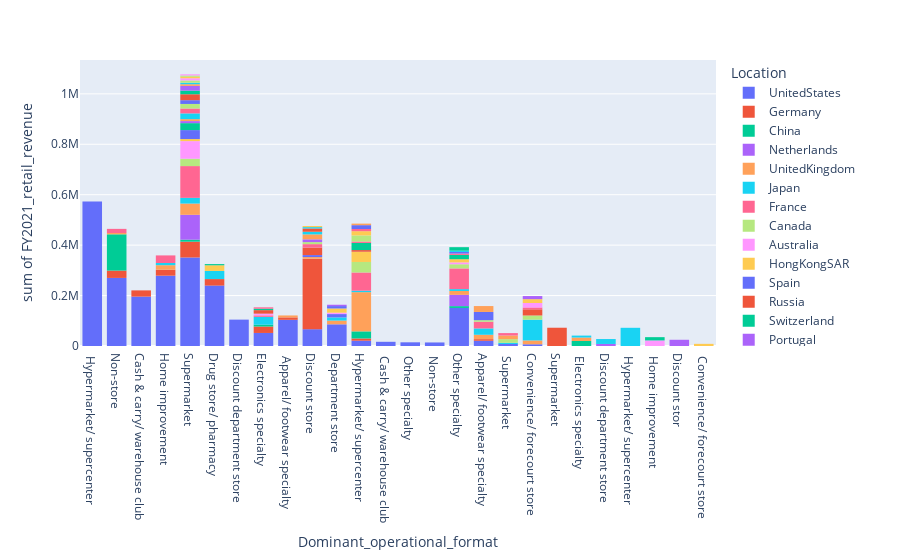

Notebook code cell kept with this figure:
### Code cell
fig1 = px.histogram(df, x="Dominant_operational_format", 
                    y="FY2021_retail_revenue", color="Location", 
                    hover_name="Location",hover_data=df.columns)
fig1.show()

### Figure 1 — Plotly figure (JSON) as saved in the notebook; plotly's stock layout.template omitted (floating-point values rounded to 4 significant figures)
{"data": [{"alignmentgroup": "True", "bingroup": "x", "histfunc": "sum", "hovertemplate": "Location=UnitedStates<br>Dominant_operational_format=%{x}<br>sum of FY2021_retail_revenue=%{y}<extra></extra>", "legendgroup": "UnitedStates", "marker": {"color": "#636efa", "pattern": {"shape": ""}}, "name": "UnitedStates", "offsetgroup": "UnitedStates", "orientation": "v", "showlegend": true, "type": "histogram", "x": [" Hypermarket/ supercenter ", "Non-store", "Cash & carry/ warehouse club", "Home improvement", "Supermarket", "Drug store/ pharmacy", "Discount department store ", "Drug store/ pharmacy", "Home improvement", "Supermarket", "Electronics specialty", " Apparel/ footwear specialty", "Supermarket", "Discount store", "Supermarket", "Discount store", "Department store", "Hypermarket/ supercenter", " Apparel/ footwear specialty", " Apparel/ footwear specialty", "Department store", "Drug store/ pharmacy", " Apparel/ footwear specialty", " Cash & carry/ warehouse club", " Other specialty", "Department store", " Non-store", "Non-store", "Other specialty", "Other specialty", "Other specialty", "Home improvement", "Supermarket", "Home improvement", "Supermarket", "Other specialty", "Supermarket", "Department store", "Apparel/ footwear specialty", "Non-store", "Other specialty", "Other specialty", "Non-store", "Department store", "Home improvement", " Supermarket", "Other specialty", "Other specialty", "Other specialty", "Other specialty", "Other specialty", "Convenience/ forecourt store", "Apparel/ footwear specialty", "Other specialty", "Department store", "Other specialty", "Discount store", "Supermarket", "Other specialty", "Supermarket", "Other specialty", "Other specialty", "Other specialty", "Supermarket", "Other specialty", "Other specialty", "Apparel/ footwear specialty", "Supermarket", "Supermarket", "Department store"], "xaxis": "x", "y": [572754, 239150, 195929, 151157, 136971, 122045, 104611, 100105, 96250, 71887, 51761, 48550, 48394, 34220, 33000, 26321, 24460, 21000, 19657, 18916, 18471, 17495, 16670, 16667, 14630, 14402, 14044, 13708, 13328, 12731, 12293, 12100, 12000, 11217, 11200, 10998, 10700, 9322, 8958, 8891, 8500, 8372, 8246, 8200, 8168, 8000, 7882, 7868, 7757, 7205, 7200, 6871, 6785, 6773, 6431, 6300, 6151, 6100, 6011, 6000, 5925, 5900, 5500, 5200, 5200, 5137, 5011, 4832, 4800, 4700], "yaxis": "y"}, {"alignmentgroup": "True", "bingroup": "x", "histfunc": "sum", "hovertemplate": "Location=Germany<br>Dominant_operational_format=%{x}<br>sum of FY2021_retail_revenue=%{y}<extra></extra>", "legendgroup": "Germany", "marker": {"color": "#EF553B", "pattern": {"shape": ""}}, "name": "Germany", "offsetgroup": "Germany", "orientation": "v", "showlegend": true, "type": "histogram", "x": ["Discount store", "Discount store", "Supermarket ", "Supermarket", "Electronics specialty", "Cash & carry/ warehouse club", "Non-store", "Drug store/ pharmacy", "Drug store/ pharmacy", "Non-store", "Home improvement", " Apparel/ footwear specialty", "Hypermarket/ supercenter", "Home improvement", "Apparel/ footwear specialty", "Home improvement", "Discount store"], "xaxis": "x", "y": [153754, 120947, 72462, 62735, 25527, 24620, 16834, 13123, 12637, 12241, 9896, 9662, 8918, 7143, 6436, 6426, 4942], "yaxis": "y"}, {"alignmentgroup": "True", "bingroup": "x", "histfunc": "sum", "hovertemplate": "Location=China<br>Dominant_operational_format=%{x}<br>sum of FY2021_retail_revenue=%{y}<extra></extra>", "legendgroup": "China", "marker": {"color": "#00cc96", "pattern": {"shape": ""}}, "name": "China", "offsetgroup": "China", "orientation": "v", "showlegend": true, "type": "histogram", "x": ["Non-store", " Electronics specialty", "Non-store", "Hypermarket/ supercenter", "Hypermarket/ supercenter", "Supermarket", "Other specialty", "Electronics specialty", "Hypermarket/ supercenter"], "xaxis": "x", "y": [126387, 19834, 17459, 13164, 9690, 7859, 7261, 7203, 5202], "yaxis": "y"}, {"alignmentgroup": "True", "bingroup": "x", "histfunc": "sum", "hovertemplate": "Location=Netherlands<br>Dominant_operational_format=%{x}<br>sum of FY2021_retail_revenue=%{y}<extra></extra>", "legendgroup": "Netherlands", "marker": {"color": "#ab63fa", "pattern": {"shape": ""}}, "name": "Netherlands", "offsetgroup": "Netherlands", "orientation": "v", "showlegend": true, "type": "histogram", "x": ["Supermarket", "Other specialty", "Supermarket", "Discount department store"], "xaxis": "x", "y": [89381, 44699, 9261, 8080], "yaxis": "y"}, {"alignmentgroup": "True", "bingroup": "x", "histfunc": "sum", "hovertemplate": "Location=UnitedKingdom<br>Dominant_operational_format=%{x}<br>sum of FY2021_retail_revenue=%{y}<extra></extra>", "legendgroup": "UnitedKingdom", "marker": {"color": "#FFA15A", "pattern": {"shape": ""}}, "name": "UnitedKingdom", "offsetgroup": "UnitedKingdom", "orientation": "v", "showlegend": true, "type": "histogram", "x": ["Hypermarket/ supercenter", "Hypermarket/ supercenter", "Hypermarket/ supercenter", "Supermarket", "Home improvement", "Supermarket", "Department store", " Electronics specialty", "Apparel/ footwear specialty", "Convenience/ forecourt store", " Apparel/ footwear specialty", "Discount store", "Other specialty", "Apparel/ footwear specialty", "Non-store", "Supermarket", "Other specialty", "Convenience/ forecourt store", "Other specialty"], "xaxis": "x", "y": [82881, 40414, 32297, 24793, 18117, 14894, 14866, 13777, 11391, 10548, 7650, 6382, 6298, 5983, 5150, 4916, 4706, 4606, 4478], "yaxis": "y"}, {"alignmentgroup": "True", "bingroup": "x", "histfunc": "sum", "hovertemplate": "Location=Japan<br>Dominant_operational_format=%{x}<br>sum of FY2021_retail_revenue=%{y}<extra></extra>", "legendgroup": "Japan", "marker": {"color": "#19d3f3", "pattern": {"shape": ""}}, "name": "Japan", "offsetgroup": "Japan", "orientation": "v", "showlegend": true, "type": "histogram", "x": ["Convenience/ forecourt store", " Hypermarket/ supercenter", "Apparel/ footwear specialty", "Discount department store", "Electronics specialty", "Home improvement", "Drug store/ pharmacy", " Electronics specialty", "Other specialty", "Supermarket", "Electronics specialty", "Electronics specialty", "Drug store/ pharmacy", "Drug store/ pharmacy", "Electronics specialty", "Department store", "Department store", "Supermarket", "Drug store/ pharmacy", "Hypermarket/ supercenter", "Drug store/ pharmacy", "Convenience/ forecourt store", "Apparel/ footwear specialty", "Supermarket", " Supermarket", "Supermarket", "Discount department store"], "xaxis": "x", "y": [76912, 72190, 19884, 14968, 11437, 8765, 8050, 7664, 7277, 6890, 6702, 6651, 6545, 6432, 6353, 6340, 6161, 6061, 5774, 5768, 5569, 5436, 5233, 5168, 4661, 4575, 4546], "yaxis": "y"}, {"alignmentgroup": "True", "bingroup": "x", "histfunc": "sum", "hovertemplate": "Location=France<br>Dominant_operational_format=%{x}<br>sum of FY2021_retail_revenue=%{y}<extra></extra>", "legendgroup": "France", "marker": {"color": "#FF6692", "pattern": {"shape": ""}}, "name": "France", "offsetgroup": "France", "orientation": "v", "showlegend": true, "type": "histogram", "x": ["Other specialty", "Supermarket", "Supermarket", "Hypermarket/ supercenter", "Hypermarket/ supercenter", "Home improvement", "Supermarket", "Apparel/ footwear specialty", "Other specialty", "Apparel/ footwear specialty", "Other specialty", "Electronics specialty"], "xaxis": "x", "y": [56305, 54385, 43626, 36117, 36111, 30035, 27949, 16898, 16315, 9663, 9509, 5911], "yaxis": "y"}, {"alignmentgroup": "True", "bingroup": "x", "histfunc": "sum", "hovertemplate": "Location=Canada<br>Dominant_operational_format=%{x}<br>sum of FY2021_retail_revenue=%{y}<extra></extra>", "legendgroup": "Canada", "marker": {"color": "#B6E880", "pattern": {"shape": ""}}, "name": "Canada", "offsetgroup": "Canada", "orientation": "v", "showlegend": true, "type": "histogram", "x": ["Hypermarket/ supercenter", "Supermarket", "Convenience/ forecourt store", " Supermarket", "Other specialty", "Apparel/ footwear specialty", "Other specialty", "Supermarket"], "xaxis": "x", "y": [41683, 24034, 16604, 14456, 10641, 6257, 5854, 5104], "yaxis": "y"}, {"alignmentgroup": "True", "bingroup": "x", "histfunc": "sum", "hovertemplate": "Location=Australia<br>Dominant_operational_format=%{x}<br>sum of FY2021_retail_revenue=%{y}<extra></extra>", "legendgroup": "Australia", "marker": {"color": "#FF97FF", "pattern": {"shape": ""}}, "name": "Australia", "offsetgroup": "Australia", "orientation": "v", "showlegend": true, "type": "histogram", "x": ["Supermarket", "Supermarket", " Home improvement", "Other specialty", "Electronics specialty"], "xaxis": "x", "y": [41320, 28547, 22087, 7313, 6694], "yaxis": "y"}, {"alignmentgroup": "True", "bingroup": "x", "histfunc": "sum", "hovertemplate": "Location=HongKongSAR<br>Dominant_operational_format=%{x}<br>sum of FY2021_retail_revenue=%{y}<extra></extra>", "legendgroup": "HongKongSAR", "marker": {"color": "#FECB52", "pattern": {"shape": ""}}, "name": "HongKongSAR", "offsetgroup": "HongKongSAR", "orientation": "v", "showlegend": true, "type": "histogram", "x": ["Hypermarket/ supercenter", "Drug store/ pharmacy", "Other specialty", "Supermarket"], "xaxis": "x", "y": [40645, 22334, 12709, 8204], "yaxis": "y"}, {"alignmentgroup": "True", "bingroup": "x", "histfunc": "sum", "hovertemplate": "Location=Spain<br>Dominant_operational_format=%{x}<br>sum of FY2021_retail_revenue=%{y}<extra></extra>", "legendgroup": "Spain", "marker": {"color": "#636efa", "pattern": {"shape": ""}}, "name": "Spain", "offsetgroup": "Spain", "orientation": "v", "showlegend": true, "type": "histogram", "x": ["Apparel/ footwear specialty", "Supermarket", "Department store", "Discount store", "Supermarket"], "xaxis": "x", "y": [32567, 30168, 13242, 7859, 5332], "yaxis": "y"}, {"alignmentgroup": "True", "bingroup": "x", "histfunc": "sum", "hovertemplate": "Location=Russia<br>Dominant_operational_format=%{x}<br>sum of FY2021_retail_revenue=%{y}<extra></extra>", "legendgroup": "Russia", "marker": {"color": "#EF553B", "pattern": {"shape": ""}}, "name": "Russia", "offsetgroup": "Russia", "orientation": "v", "showlegend": true, "type": "histogram", "x": ["Discount store", "Convenience/ forecourt store", "Electronics specialty", "Hypermarket/ supercenter", "Electronics specialty"], "xaxis": "x", "y": [29831, 24520, 7627, 6560, 6375], "yaxis": "y"}, {"alignmentgroup": "True", "bingroup": "x", "histfunc": "sum", "hovertemplate": "Location=Switzerland<br>Dominant_operational_format=%{x}<br>sum of FY2021_retail_revenue=%{y}<extra></extra>", "legendgroup": "Switzerland", "marker": {"color": "#00cc96", "pattern": {"shape": ""}}, "name": "Switzerland", "offsetgroup": "Switzerland", "orientation": "v", "showlegend": true, "type": "histogram", "x": ["Hypermarket/ supercenter", "Supermarket", "Other specialty"], "xaxis": "x", "y": [28322, 27559, 17005], "yaxis": "y"}, {"alignmentgroup": "True", "bingroup": "x", "histfunc": "sum", "hovertemplate": "Location=Portugal<br>Dominant_operational_format=%{x}<br>sum of FY2021_retail_revenue=%{y}<extra></extra>", "legendgroup": "Portugal", "marker": {"color": "#ab63fa", "pattern": {"shape": ""}}, "name": "Portugal", "offsetgroup": "Portugal", "orientation": "v", "showlegend": true, "type": "histogram", "x": ["Discount stor", "Supermarket"], "xaxis": "x", "y": [24697, 8136], "yaxis": "y"}, {"alignmentgroup": "True", "bingroup": "x", "histfunc": "sum", "hovertemplate": "Location=Sweden<br>Dominant_operational_format=%{x}<br>sum of FY2021_retail_revenue=%{y}<extra></extra>", "legendgroup": "Sweden", "marker": {"color": "#FFA15A", "pattern": {"shape": ""}}, "name": "Sweden", "offsetgroup": "Sweden", "orientation": "v", "showlegend": true, "type": "histogram", "x": ["Apparel/ footwear specialty", " Supermarket", "Supermarket"], "xaxis": "x", "y": [23343, 14500, 7718], "yaxis": "y"}, {"alignmentgroup": "True", "bingroup": "x", "histfunc": "sum", "hovertemplate": "Location=India<br>Dominant_operational_format=%{x}<br>sum of FY2021_retail_revenue=%{y}<extra></extra>", "legendgroup": "India", "marker": {"color": "#19d3f3", "pattern": {"shape": ""}}, "name": "India", "offsetgroup": "India", "orientation": "v", "showlegend": true, "type": "histogram", "x": ["Supermarket"], "xaxis": "x", "y": [22823], "yaxis": "y"}, {"alignmentgroup": "True", "bingroup": "x", "histfunc": "sum", "hovertemplate": "Location=SouthKorea<br>Dominant_operational_format=%{x}<br>sum of FY2021_retail_revenue=%{y}<extra></extra>", "legendgroup": "SouthKorea", "marker": {"color": "#FF6692", "pattern": {"shape": ""}}, "name": "SouthKorea", "offsetgroup": "SouthKorea", "orientation": "v", "showlegend": true, "type": "histogram", "x": ["Supermarket", "Non-store", "Discount store", "Convenience/ forecourt store", "Hypermarket/ supercenter", "Other specialty"], "xaxis": "x", "y": [19373, 16488, 13593, 7372, 5584, 5283], "yaxis": "y"}, {"alignmentgroup": "True", "bingroup": "x", "histfunc": "sum", "hovertemplate": "Location=Italy<br>Dominant_operational_format=%{x}<br>sum of FY2021_retail_revenue=%{y}<extra></extra>", "legendgroup": "Italy", "marker": {"color": "#B6E880", "pattern": {"shape": ""}}, "name": "Italy", "offsetgroup": "Italy", "orientation": "v", "showlegend": true, "type": "histogram", "x": ["Supermarket", "Hypermarket/ supercenter", "Hypermarket/ supercenter", "Discount store"], "xaxis": "x", "y": [18089, 14045, 10045, 8071], "yaxis": "y"}, {"alignmentgroup": "True", "bingroup": "x", "histfunc": "sum", "hovertemplate": "Location=Thailand<br>Dominant_operational_format=%{x}<br>sum of FY2021_retail_revenue=%{y}<extra></extra>", "legendgroup": "Thailand", "marker": {"color": "#FF97FF", "pattern": {"shape": ""}}, "name": "Thailand", "offsetgroup": "Thailand", "orientation": "v", "showlegend": true, "type": "histogram", "x": ["Convenience/ forecourt store", "Department store"], "xaxis": "x", "y": [17637, 5491], "yaxis": "y"}, {"alignmentgroup": "True", "bingroup": "x", "histfunc": "sum", "hovertemplate": "Location=Mexico<br>Dominant_operational_format=%{x}<br>sum of FY2021_retail_revenue=%{y}<extra></extra>", "legendgroup": "Mexico", "marker": {"color": "#FECB52", "pattern": {"shape": ""}}, "name": "Mexico", "offsetgroup": "Mexico", "orientation": "v", "showlegend": true, "type": "histogram", "x": ["Convenience/ forecourt store", "Department store", "Hypermarket/ supercenter", "Hypermarket/ supercenter", "Department store"], "xaxis": "x", "y": [15351, 10039, 9242, 7650, 6741], "yaxis": "y"}, {"alignmentgroup": "True", "bingroup": "x", "histfunc": "sum", "hovertemplate": "Location=Austria<br>Dominant_operational_format=%{x}<br>sum of FY2021_retail_revenue=%{y}<extra></extra>", "legendgroup": "Austria", "marker": {"color": "#636efa", "pattern": {"shape": ""}}, "name": "Austria", "offsetgroup": "Austria", "orientation": "v", "showlegend": true, "type": "histogram", "x": ["Supermarket", "Department store", "Other specialty"], "xaxis": "x", "y": [14979, 9458, 6313], "yaxis": "y"}, {"alignmentgroup": "True", "bingroup": "x", "histfunc": "sum", "hovertemplate": "Location=Finland<br>Dominant_operational_format=%{x}<br>sum of FY2021_retail_revenue=%{y}<extra></extra>", "legendgroup": "Finland", "marker": {"color": "#EF553B", "pattern": {"shape": ""}}, "name": "Finland", "offsetgroup": "Finland", "orientation": "v", "showlegend": true, "type": "histogram", "x": ["Supermarket", "Supermarket"], "xaxis": "x", "y": [14576, 8843], "yaxis": "y"}, {"alignmentgroup": "True", "bingroup": "x", "histfunc": "sum", "hovertemplate": "Location=Chile<br>Dominant_operational_format=%{x}<br>sum of FY2021_retail_revenue=%{y}<extra></extra>", "legendgroup": "Chile", "marker": {"color": "#00cc96", "pattern": {"shape": ""}}, "name": "Chile", "offsetgroup": "Chile", "orientation": "v", "showlegend": true, "type": "histogram", "x": ["Supermarket", " Home improvement"], "xaxis": "x", "y": [14550, 12986], "yaxis": "y"}, {"alignmentgroup": "True", "bingroup": "x", "histfunc": "sum", "hovertemplate": "Location=SouthAfrica<br>Dominant_operational_format=%{x}<br>sum of FY2021_retail_revenue=%{y}<extra></extra>", "legendgroup": "SouthAfrica", "marker": {"color": "#ab63fa", "pattern": {"shape": ""}}, "name": "SouthAfrica", "offsetgroup": "SouthAfrica", "orientation": "v", "showlegend": true, "type": "histogram", "x": ["Supermarket", "Discount store", "Supermarket", "Department store"], "xaxis": "x", "y": [12088, 10986, 6581, 5258], "yaxis": "y"}, {"alignmentgroup": "True", "bingroup": "x", "histfunc": "sum", "hovertemplate": "Location=Norway<br>Dominant_operational_format=%{x}<br>sum of FY2021_retail_revenue=%{y}<extra></extra>", "legendgroup": "Norway", "marker": {"color": "#FFA15A", "pattern": {"shape": ""}}, "name": "Norway", "offsetgroup": "Norway", "orientation": "v", "showlegend": true, "type": "histogram", "x": ["Discount store", "Discount store", "Supermarket"], "xaxis": "x", "y": [11699, 7936, 6647], "yaxis": "y"}, {"alignmentgroup": "True", "bingroup": "x", "histfunc": "sum", "hovertemplate": "Location=Denmark<br>Dominant_operational_format=%{x}<br>sum of FY2021_retail_revenue=%{y}<extra></extra>", "legendgroup": "Denmark", "marker": {"color": "#19d3f3", "pattern": {"shape": ""}}, "name": "Denmark", "offsetgroup": "Denmark", "orientation": "v", "showlegend": true, "type": "histogram", "x": ["Discount store", "Supermarket", "Other specialty"], "xaxis": "x", "y": [10452, 5942, 5171], "yaxis": "y"}, {"alignmentgroup": "True", "bingroup": "x", "histfunc": "sum", "hovertemplate": "Location=Belgium<br>Dominant_operational_format=%{x}<br>sum of FY2021_retail_revenue=%{y}<extra></extra>", "legendgroup": "Belgium", "marker": {"color": "#FF6692", "pattern": {"shape": ""}}, "name": "Belgium", "offsetgroup": "Belgium", "orientation": "v", "showlegend": true, "type": "histogram", "x": [" Supermarket", "Hypermarket/ supercenter"], "xaxis": "x", "y": [9562, 8752], "yaxis": "y"}, {"alignmentgroup": "True", "bingroup": "x", "histfunc": "sum", "hovertemplate": "Location=UnitedStatese<br>Dominant_operational_format=%{x}<br>sum of FY2021_retail_revenue=%{y}<extra></extra>", "legendgroup": "UnitedStatese", "marker": {"color": "#B6E880", "pattern": {"shape": ""}}, "name": "UnitedStatese", "offsetgroup": "UnitedStatese", "orientation": "v", "showlegend": true, "type": "histogram", "x": ["Supermarket"], "xaxis": "x", "y": [9050], "yaxis": "y"}, {"alignmentgroup": "True", "bingroup": "x", "histfunc": "sum", "hovertemplate": "Location=Africa<br>Dominant_operational_format=%{x}<br>sum of FY2021_retail_revenue=%{y}<extra></extra>", "legendgroup": "Africa", "marker": {"color": "#FF97FF", "pattern": {"shape": ""}}, "name": "Africa", "offsetgroup": "Africa", "orientation": "v", "showlegend": true, "type": "histogram", "x": ["Supermarket"], "xaxis": "x", "y": [8614], "yaxis": "y"}, {"alignmentgroup": "True", "bingroup": "x", "histfunc": "sum", "hovertemplate": "Location=Taiwan(China)<br>Dominant_operational_format=%{x}<br>sum of FY2021_retail_revenue=%{y}<extra></extra>", "legendgroup": "Taiwan(China)", "marker": {"color": "#FECB52", "pattern": {"shape": ""}}, "name": "Taiwan(China)", "offsetgroup": "Taiwan(China)", "orientation": "v", "showlegend": true, "type": "histogram", "x": [" Convenience/ forecourt store", "Supermarket"], "xaxis": "x", "y": [8585, 5690], "yaxis": "y"}, {"alignmentgroup": "True", "bingroup": "x", "histfunc": "sum", "hovertemplate": "Location=UnitedArabEmirates<br>Dominant_operational_format=%{x}<br>sum of FY2021_retail_revenue=%{y}<extra></extra>", "legendgroup": "UnitedArabEmirates", "marker": {"color": "#636efa", "pattern": {"shape": ""}}, "name": "UnitedArabEmirates", "offsetgroup": "UnitedArabEmirates", "orientation": "v", "showlegend": true, "type": "histogram", "x": ["Hypermarket/ supercenter", "Hypermarket/ supercenter"], "xaxis": "x", "y": [8000, 7160], "yaxis": "y"}, {"alignmentgroup": "True", "bingroup": "x", "histfunc": "sum", "hovertemplate": "Location=Turkey<br>Dominant_operational_format=%{x}<br>sum of FY2021_retail_revenue=%{y}<extra></extra>", "legendgroup": "Turkey", "marker": {"color": "#EF553B", "pattern": {"shape": ""}}, "name": "Turkey", "offsetgroup": "Turkey", "orientation": "v", "showlegend": true, "type": "histogram", "x": ["Discount store", "Discount store"], "xaxis": "x", "y": [7937, 5010], "yaxis": "y"}, {"alignmentgroup": "True", "bingroup": "x", "histfunc": "sum", "hovertemplate": "Location=Brazil<br>Dominant_operational_format=%{x}<br>sum of FY2021_retail_revenue=%{y}<extra></extra>", "legendgroup": "Brazil", "marker": {"color": "#00cc96", "pattern": {"shape": ""}}, "name": "Brazil", "offsetgroup": "Brazil", "orientation": "v", "showlegend": true, "type": "histogram", "x": ["Other specialty", "Other specialty", "Electronics specialty", "Drug store/ pharmacy"], "xaxis": "x", "y": [7440, 6500, 5724, 4743], "yaxis": "y"}, {"alignmentgroup": "True", "bingroup": "x", "histfunc": "sum", "hovertemplate": "Location=Indonesia<br>Dominant_operational_format=%{x}<br>sum of FY2021_retail_revenue=%{y}<extra></extra>", "legendgroup": "Indonesia", "marker": {"color": "#ab63fa", "pattern": {"shape": ""}}, "name": "Indonesia", "offsetgroup": "Indonesia", "orientation": "v", "showlegend": true, "type": "histogram", "x": ["Convenience/ forecourt store", "Convenience/ forecourt store"], "xaxis": "x", "y": [6328, 5930], "yaxis": "y"}, {"alignmentgroup": "True", "bingroup": "x", "histfunc": "sum", "hovertemplate": "Location=Philippines<br>Dominant_operational_format=%{x}<br>sum of FY2021_retail_revenue=%{y}<extra></extra>", "legendgroup": "Philippines", "marker": {"color": "#FFA15A", "pattern": {"shape": ""}}, "name": "Philippines", "offsetgroup": "Philippines", "orientation": "v", "showlegend": true, "type": "histogram", "x": ["Hypermarket/ supercenter"], "xaxis": "x", "y": [6160], "yaxis": "y"}, {"alignmentgroup": "True", "bingroup": "x", "histfunc": "sum", "hovertemplate": "Location=Ukraine<br>Dominant_operational_format=%{x}<br>sum of FY2021_retail_revenue=%{y}<extra></extra>", "legendgroup": "Ukraine", "marker": {"color": "#19d3f3", "pattern": {"shape": ""}}, "name": "Ukraine", "offsetgroup": "Ukraine", "orientation": "v", "showlegend": true, "type": "histogram", "x": ["Discount store"], "xaxis": "x", "y": [5402], "yaxis": "y"}, {"alignmentgroup": "True", "bingroup": "x", "histfunc": "sum", "hovertemplate": "Location=Vietnam<br>Dominant_operational_format=%{x}<br>sum of FY2021_retail_revenue=%{y}<extra></extra>", "legendgroup": "Vietnam", "marker": {"color": "#FF6692", "pattern": {"shape": ""}}, "name": "Vietnam", "offsetgroup": "Vietnam", "orientation": "v", "showlegend": true, "type": "histogram", "x": ["Electronics specialty"], "xaxis": "x", "y": [5353], "yaxis": "y"}, {"alignmentgroup": "True", "bingroup": "x", "histfunc": "sum", "hovertemplate": "Location=Lithuania<br>Dominant_operational_format=%{x}<br>sum of FY2021_retail_revenue=%{y}<extra></extra>", "legendgroup": "Lithuania", "marker": {"color": "#B6E880", "pattern": {"shape": ""}}, "name": "Lithuania", "offsetgroup": "Lithuania", "orientation": "v", "showlegend": true, "type": "histogram", "x": ["Supermarket"], "xaxis": "x", "y": [5302], "yaxis": "y"}, {"alignmentgroup": "True", "bingroup": "x", "histfunc": "sum", "hovertemplate": "Location=Greece<br>Dominant_operational_format=%{x}<br>sum of FY2021_retail_revenue=%{y}<extra></extra>", "legendgroup": "Greece", "marker": {"color": "#FF97FF", "pattern": {"shape": ""}}, "name": "Greece", "offsetgroup": "Greece", "orientation": "v", "showlegend": true, "type": "histogram", "x": ["Supermarket"], "xaxis": "x", "y": [4712], "yaxis": "y"}, {"alignmentgroup": "True", "bingroup": "x", "histfunc": "sum", "hovertemplate": "Location=Israel<br>Dominant_operational_format=%{x}<br>sum of FY2021_retail_revenue=%{y}<extra></extra>", "legendgroup": "Israel", "marker": {"color": "#FECB52", "pattern": {"shape": ""}}, "name": "Israel", "offsetgroup": "Israel", "orientation": "v", "showlegend": true, "type": "histogram", "x": ["Discount store"], "xaxis": "x", "y": [4544], "yaxis": "y"}], "layout": {"barmode": "relative", "legend": {"title": {"text": "Location"}, "tracegroupgap": 0}, "margin": {"t": 60}, "xaxis": {"anchor": "y", "domain": [0, 1], "title": {"text": "Dominant_operational_format"}}, "yaxis": {"anchor": "x", "domain": [0, 1], "title": {"text": "sum of FY2021_retail_revenue"}}}}
